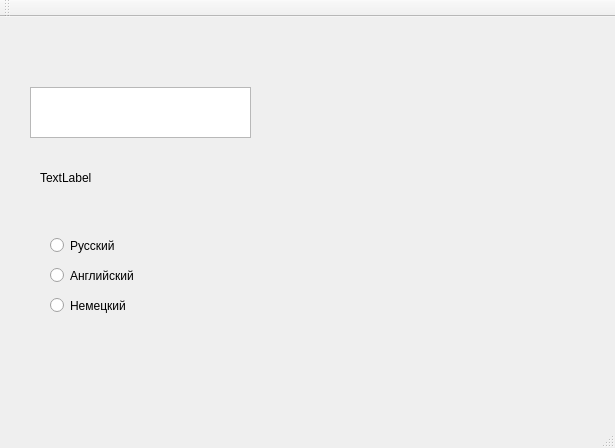
<?xml version="1.0" encoding="UTF-8"?>
<ui version="4.0">
 <class>MainWindow</class>
 <widget class="QMainWindow" name="MainWindow">
  <property name="geometry">
   <rect>
    <x>0</x>
    <y>0</y>
    <width>615</width>
    <height>448</height>
   </rect>
  </property>
  <property name="windowTitle">
   <string>MainWindow</string>
  </property>
  <widget class="QWidget" name="centralWidget">
   <widget class="QRadioButton" name="rus_button">
    <property name="geometry">
     <rect>
      <x>50</x>
      <y>220</y>
      <width>111</width>
      <height>17</height>
     </rect>
    </property>
    <property name="text">
     <string>Русский</string>
    </property>
   </widget>
   <widget class="QRadioButton" name="eng_button">
    <property name="geometry">
     <rect>
      <x>50</x>
      <y>250</y>
      <width>111</width>
      <height>17</height>
     </rect>
    </property>
    <property name="text">
     <string>Английский</string>
    </property>
   </widget>
   <widget class="QRadioButton" name="ger_button">
    <property name="geometry">
     <rect>
      <x>50</x>
      <y>280</y>
      <width>111</width>
      <height>17</height>
     </rect>
    </property>
    <property name="text">
     <string>Немецкий</string>
    </property>
   </widget>
   <widget class="QLabel" name="label">
    <property name="geometry">
     <rect>
      <x>40</x>
      <y>20</y>
      <width>171</width>
      <height>31</height>
     </rect>
    </property>
    <property name="text">
     <string/>
    </property>
   </widget>
   <widget class="QTextEdit" name="textEdit">
    <property name="geometry">
     <rect>
      <x>30</x>
      <y>70</y>
      <width>221</width>
      <height>51</height>
     </rect>
    </property>
   </widget>
   <widget class="QLabel" name="label_2">
    <property name="geometry">
     <rect>
      <x>40</x>
      <y>140</y>
      <width>211</width>
      <height>41</height>
     </rect>
    </property>
    <property name="text">
     <string>TextLabel</string>
    </property>
   </widget>
  </widget>
  <widget class="QMenuBar" name="menuBar">
   <property name="geometry">
    <rect>
     <x>0</x>
     <y>0</y>
     <width>615</width>
     <height>37</height>
    </rect>
   </property>
  </widget>
  <widget class="QToolBar" name="mainToolBar">
   <attribute name="toolBarArea">
    <enum>TopToolBarArea</enum>
   </attribute>
   <attribute name="toolBarBreak">
    <bool>false</bool>
   </attribute>
  </widget>
  <widget class="QStatusBar" name="statusBar"/>
 </widget>
 <layoutdefault spacing="6" margin="11"/>
 <resources/>
 <connections/>
</ui>
